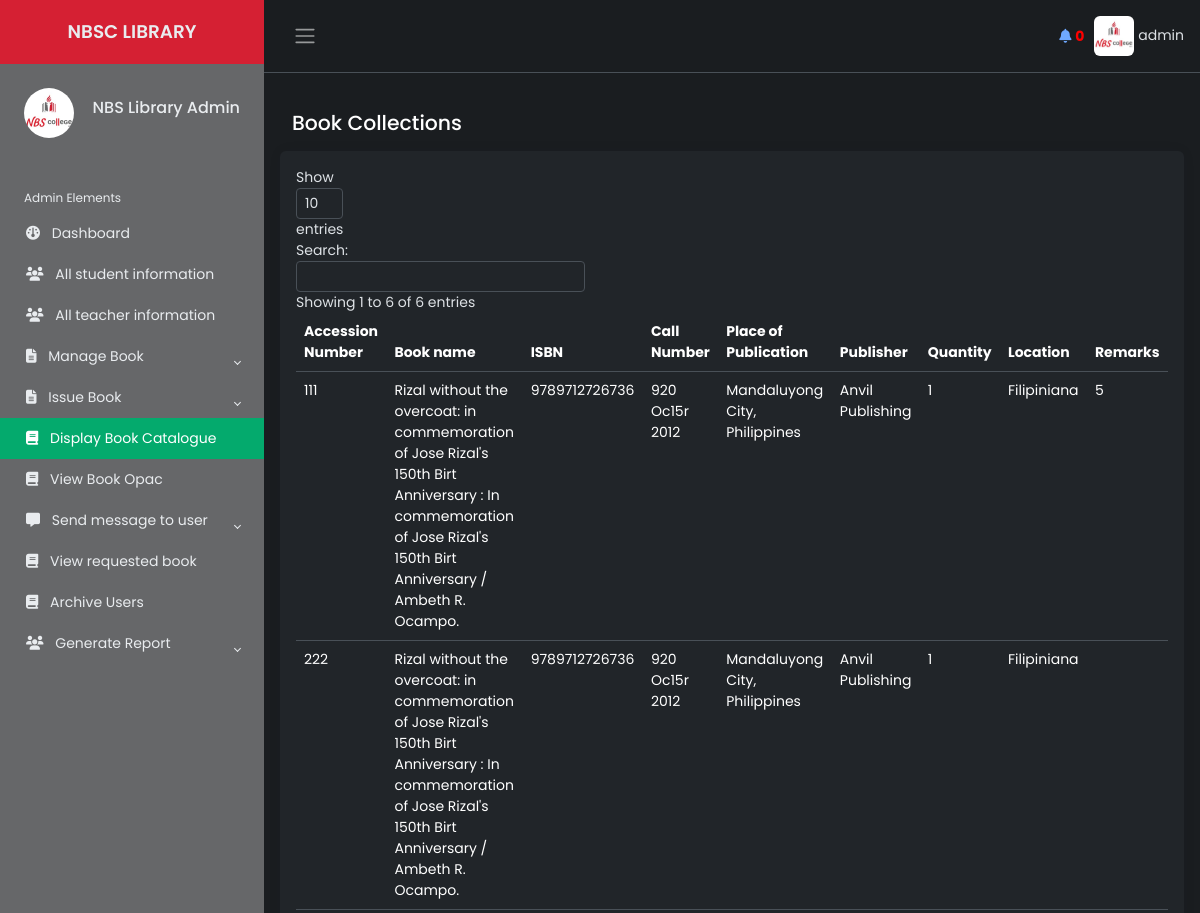
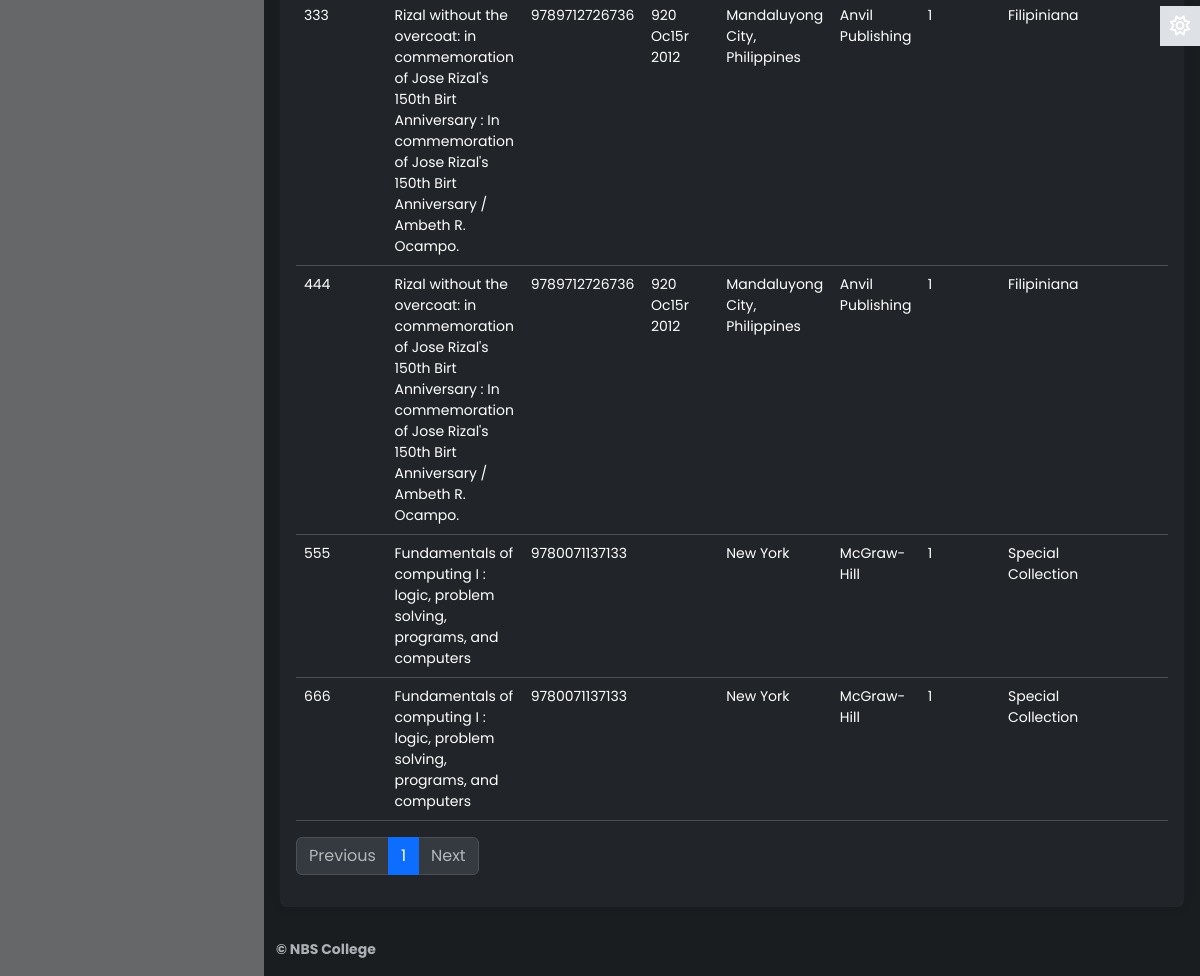
Page /Source/librarian/manage-book.php (signed in) on the earlier database version (2 pictures, top to bottom).
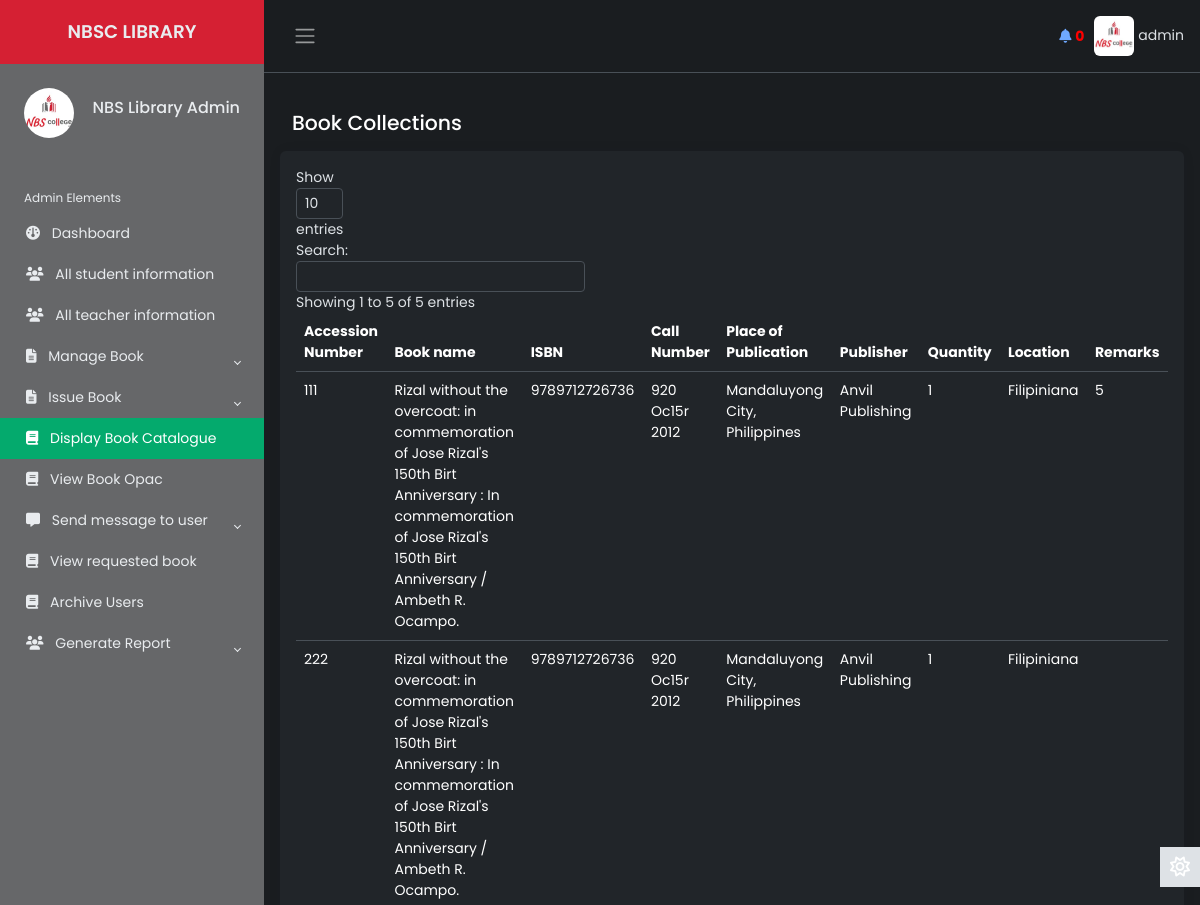
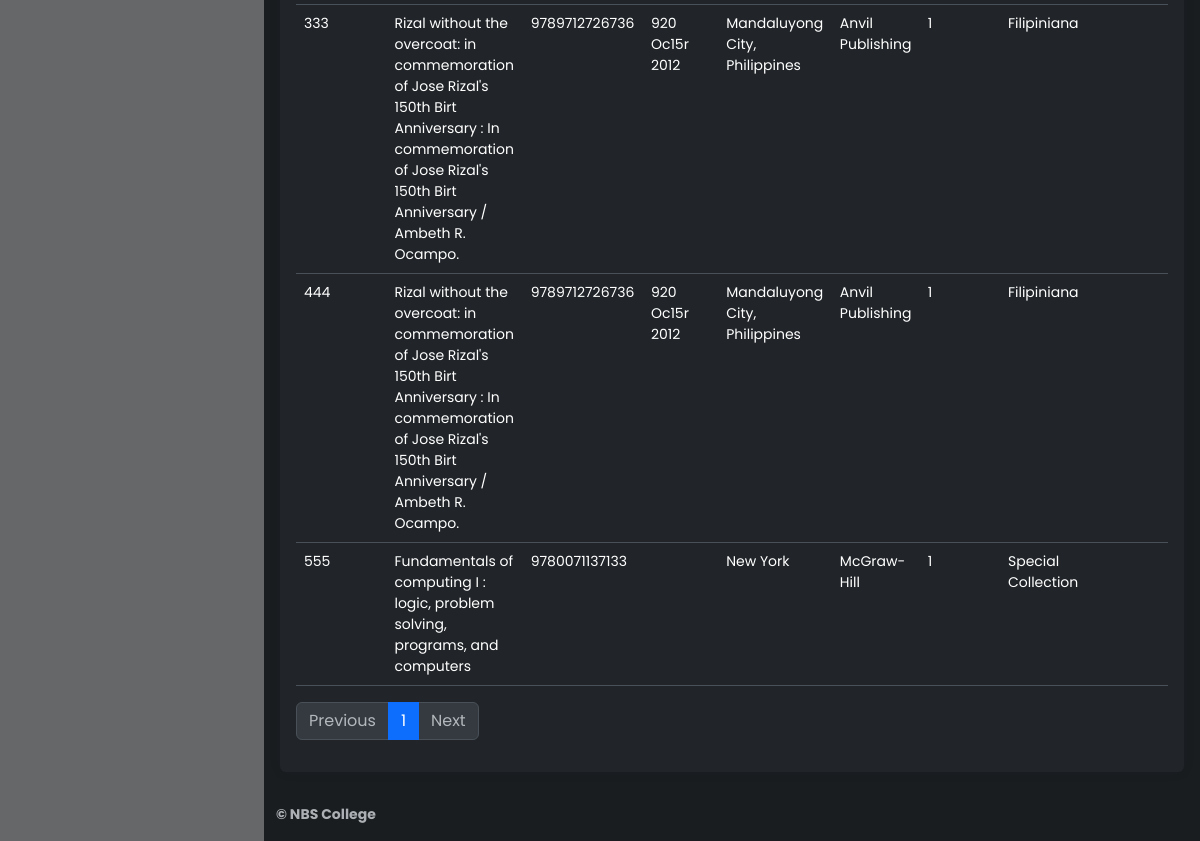
Same page on the later database version (2 pictures, top to bottom).
### tables this page shows
CREATE TABLE `lib_registration` (
  `id` int(2) NOT NULL,
  `name` varchar(50) NOT NULL,
  `username` varchar(20) NOT NULL,
  `password` varchar(20) NOT NULL,
  `email` varchar(50) NOT NULL,
  `phone` varchar(20) NOT NULL,
  `address` varchar(100) NOT NULL,
  `photo` varchar(500) NOT NULL,
  `status` varchar(7) NOT NULL
);

CREATE TABLE `book_module` (
  `accession_number` varchar(255) NOT NULL,
  `title_proper` varchar(5000) NOT NULL,
  `responsibility` varchar(5000) NOT NULL,
  `preffered_title` varchar(1000) NOT NULL,
  `parallel_title` varchar(1000) NOT NULL,
  `main_creator` varchar(1000) NOT NULL,
  `add_entry_creator` varchar(1000) NOT NULL,
  `contributors` varchar(1000) NOT NULL,
  `add_entry_corporate` varchar(1000) NOT NULL,
  `place_of_publication` varchar(1000) NOT NULL,
  `publisher` varchar(1000) NOT NULL,
  `date_of_publication` varchar(1000) NOT NULL,
  `edition` varchar(1000) NOT NULL,
  `extent_of_text` varchar(1000) NOT NULL,
  `illustrations` varchar(1000) NOT NULL,
  `dimension` varchar(100) NOT NULL,
  `acc_materials` varchar(1000) NOT NULL,
  `series` varchar(100) NOT NULL,
  `supp_content` varchar(100) NOT NULL,
  `ISBN` varchar(100) NOT NULL,
  `content_type` varchar(100) NOT NULL,
  `media_type` varchar(100) NOT NULL,
  `carrier_type` varchar(100) NOT NULL,
  `URL` varchar(5000) NOT NULL,
  `subject_type` varchar(20) NOT NULL,
  `subject_info` varchar(5000) NOT NULL,
  `call_number_type` varchar(100) NOT NULL,
  `call_number_info` varchar(100) NOT NULL,
  `language` varchar(100) NOT NULL,
  `library_location` varchar(100) NOT NULL,
  `electronic_access` varchar(100) NOT NULL,
  `book_image` varchar(100) NOT NULL,
  `entered_by` varchar(100) NOT NULL,
  `updated_by` varchar(100) NOT NULL,
  `date_entered` varchar(100) NOT NULL,
  `date_updated` varchar(100) NOT NULL,
  `quantity` varchar(100) NOT NULL,
  `available` varchar(100) NOT NULL,
  `location` varchar(100) NOT NULL,
  `content_notes` varchar(5000) NOT NULL,
  `abstract` varchar(5000) NOT NULL,
  `review` varchar(5000) NOT NULL,
  `remarks` varchar(255) NOT NULL
);

### Source/librarian/manage-book.php (the view, shortened to what the changed rows need)
       <?php
   include 'inc/connection.php';
   include 'inc/header.php';
?>
           <main class="content px-3 py-2">
           <div class="card border-0">
                       <div class="card-body" >
                           <table class="table table-hover text-left" id="dtBasicExample">
                               <thead>
                                   <tr >
                                   <th class="col">Accession Number</th>
                                   <th class="col">Book name</th>
                                   <th class="col">ISBN</th>
                                   <th class="col">Call Number</th>
                                   <th class="col">Place of Publication</th>
                                   <th class="col">Publisher</th>
                                   <th class="col">Quantity</th>
                                   <th class="col">Location</th>
                                   <th class="col">Remarks</th>
                                   </tr>
                               </thead>
                               <tbody>
                               <?php
                               $res = mysqli_query($link, "select * from book_module");
                               while ($row = mysqli_fetch_array($res)) {
                                   echo "<tr>";
                                   echo "<td>";
                                   echo $row["accession_number"];
                                   echo "</td>";
                                   echo "<td>";
                                   echo $row["title_proper"];
                                   echo "</td>";
                                   echo "<td>";
                                   echo $row["ISBN"];
                                   echo "</td>";
                                   echo "<td>";
                                   echo $row["call_number_info"];
                                   echo "</td>";
                                   echo "<td>";
                                   echo $row["place_of_publication"];
                                   echo "</td>";
                                   echo "<td>";
                                   echo $row["publisher"];
                                   echo "</td>";
                                   echo "<td>";
                                   echo $row["quantity"];
                                   echo "</td>";
                                   echo "<td>";
                                   echo $row["location"];
                                   echo "</td>";
                                   echo "<td>";
                                   echo $row["remarks"];
                                   echo "</td>";
                               }
                                ?>
                               </tbody>
                           </table>
                       </div>
                   </div>
                   </main>

### Source/librarian/inc/header.php (shortened to what the changed rows need)
<?php
    include 'inc/connection.php';
 ?>
<!DOCTYPE html>
<html lang="en" data-bs-theme="dark">
<head>
    <link href="https://cdn.datatables.net/v/dt/jszip-3.10.1/dt-2.0.3/b-3.0.1/b-html5-3.0.1/b-print-3.0.1/datatables.min.css" rel="stylesheet">
    <link rel="stylesheet" href="inc/css/bootstrap.min.css">
    <link rel="stylesheet" href="inc/css/custom1.css">
    <link rel="stylesheet" href="inc/css/animate.css">
</head>
<body>
    <div class="wrapper">
    <aside id="sidebar" class="js-sidebar">
            <div class="h-100">
                <ul class="sidebar-nav">
                    <li class="sidebar-header">
                        <span>
                        <?php
                            $res = mysqli_query($link, "select * from lib_registration where username='".$_SESSION['username']."'");
                            while ($row = mysqli_fetch_array($res)){
                                ?><img src="<?php echo $row["photo"]; ?> " height="50px" width="50px" alt="something wrong" class="rounded-circle"></a> <?php
                            }
                        ?>
                        </span>
                        <h6 style="float: right; margin-top: 10px;">
							<?php
								$res = mysqli_query($link, "select * from lib_registration where username='".$_SESSION['username']."'");
								while ($row = mysqli_fetch_array($res)){
								$name  =  $row["name"];
								echo $name;
								}
							?>
            			</h6>
                    </li>
                    <br>
                </ul>
            </div>
        </aside>
        <div class="main">
            <nav class="navbar navbar-expand px-3 border-bottom">
                <div class="navbar-collapse navbar">
                        <li class="nav-item dropdown">
								<?php
                                     $res = mysqli_query($link, "select * from lib_registration where username='".$_SESSION['username']."'");
                                     while ($row = mysqli_fetch_array($res)){
                                         ?><a href="#" data-bs-toggle="dropdown" class="nav-icon pe-md-0" style="color: inherit;"><img src="<?php echo $row["photo"]; ?>" alt=""class="avatar img-fluid rounded"> <span><?php echo $_SESSION["username"]; ?></span></a> <?php
                                     }
                                ?>
                        </li>
                </div>
            </nav>
</body>
</html>

Differences in the rows shown:
removed book_module: accession_number "666", title_proper "Fundamentals of computing I : logic, problem solving, programs, and computers", ISBN "9780071137133", place_of_publication "New York", publisher "McGraw-Hill", quantity "1", location "Special Collection"
Other differences:
text written by a page script: "Show entries Search: Showing 1 to 6 of 6 entries Previous 1 Next" → "Show entries Search: Showing 1 to 5 of 5 entries Previous 1 Next"
